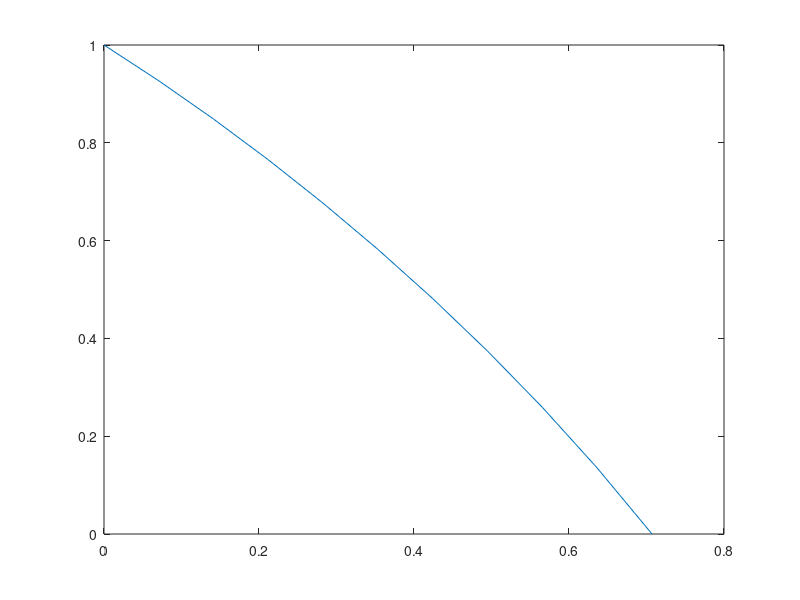

The MATLAB script that drew this image:
% x = 0 : .1 : 1;
% y = 1./(1 + x.^2);
% plot(x, y)
 
 x = 0 : .1*(1/sqrt(2)) : 1/sqrt(2);
 y = sqrt(1 - x.^2) - x;
 plot(x, y)
 